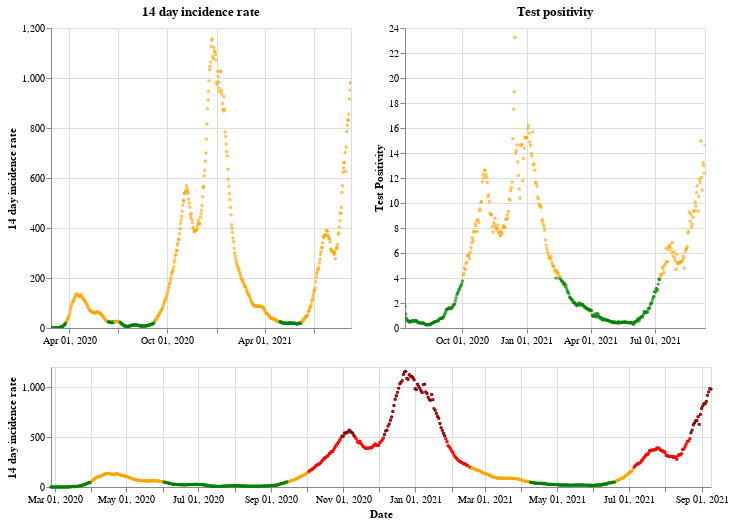

The code cell stored with this chart in its notebook:
### Markdown cell above
## Wales

### Code cell
plot_traffic_light('Wales')

### Figure 1 — Vega-Lite specification as saved in the notebook (floating-point values rounded to 4 significant figures; data arrays with more than 128 entries replaced by an {"elided": "..."} marker saying what was removed)
{"config": {"view": {"continuousWidth": 400, "continuousHeight": 300}}, "vconcat": [{"hconcat": [{"mark": {"type": "point", "size": 2}, "encoding": {"color": {"condition": {"value": "green", "test": "(datum.twoWeeklyCasesRate <= 25)"}, "value": "orange"}, "tooltip": [{"type": "nominal", "field": "areaName"}, {"type": "temporal", "field": "date"}, {"type": "quantitative", "field": "twoWeeklyCasesRate"}, {"type": "quantitative", "field": "testPositivity"}], "x": {"type": "temporal", "axis": {"title": ""}, "field": "date", "scale": {"domain": {"selection": "DateBrush"}}, "timeUnit": "yearmonthdate"}, "y": {"type": "quantitative", "axis": {"title": "14 day incidence rate"}, "field": "twoWeeklyCasesRate"}}, "title": "14 day incidence rate", "width": 300}, {"mark": {"type": "point", "size": 2}, "encoding": {"color": {"condition": {"value": "green", "test": "(datum.testPositivity <= 4)"}, "value": "orange"}, "tooltip": [{"type": "nominal", "field": "areaName"}, {"type": "temporal", "field": "date"}, {"type": "quantitative", "field": "twoWeeklyCasesRate"}, {"type": "quantitative", "field": "testPositivity"}], "x": {"type": "temporal", "axis": {"title": ""}, "field": "date", "scale": {"domain": {"selection": "DateBrush"}}, "timeUnit": "yearmonthdate"}, "y": {"type": "quantitative", "axis": {"title": "Test Positivity"}, "field": "testPositivity"}}, "title": "Test positivity", "width": 300}]}, {"layer": [{"mark": {"type": "point", "size": 2}, "encoding": {"color": {"condition": {"value": "orange", "test": "(((datum.testPositivity < 4) && (datum.twoWeeklyCasesRate >= 50)) && (datum.twoWeeklyCasesRate < 200))"}, "value": "red"}, "opacity": {"condition": {"value": 1, "test": "((datum.twoWeeklyCasesRate >= 50) && (datum.twoWeeklyCasesRate < 500))"}, "value": 0}, "tooltip": [{"type": "nominal", "field": "areaName"}, {"type": "temporal", "field": "date"}, {"type": "quantitative", "field": "twoWeeklyCasesRate"}, {"type": "quantitative", "field": "testPositivity"}], "x": {"type": "temporal", "axis": {"title": "Date"}, "field": "date", "timeUnit": "yearmonthdate"}, "y": {"type": "quantitative", "axis": {"title": "14 day incidence rate"}, "field": "twoWeeklyCasesRate"}}, "selection": {"DateBrush": {"type": "interval", "encodings": ["x"], "fields": ["Time"]}}}, {"mark": {"type": "point", "size": 2}, "encoding": {"color": {"value": "darkred"}, "opacity": {"condition": {"value": 1, "test": "(datum.twoWeeklyCasesRate >= 500)"}, "value": 0}, "tooltip": [{"type": "nominal", "field": "areaName"}, {"type": "temporal", "field": "date"}, {"type": "quantitative", "field": "twoWeeklyCasesRate"}, {"type": "quantitative", "field": "testPositivity"}], "x": {"type": "temporal", "axis": {"title": "Date"}, "field": "date", "timeUnit": "yearmonthdate"}, "y": {"type": "quantitative", "axis": {"title": "14 day incidence rate"}, "field": "twoWeeklyCasesRate"}}}, {"mark": {"type": "point", "size": 2}, "encoding": {"color": {"condition": {"value": "green", "test": "((datum.testPositivity < 4) && (datum.twoWeeklyCasesRate < 50))"}, "value": "orange"}, "opacity": {"condition": {"value": 1, "test": "(datum.twoWeeklyCasesRate < 50)"}, "value": 0}, "tooltip": [{"type": "nominal", "field": "areaName"}, {"type": "temporal", "field": "date"}, {"type": "quantitative", "field": "twoWeeklyCasesRate"}, {"type": "quantitative", "field": "testPositivity"}], "x": {"type": "temporal", "axis": {"title": "Date"}, "field": "date", "timeUnit": "yearmonthdate"}, "y": {"type": "quantitative", "axis": {"title": "14 day incidence rate"}, "field": "twoWeeklyCasesRate"}}}], "height": 120, "width": 660}], "data": {"name": "data-e8cc02b798d07ad4f1aaf114273f7fdc"}, "$schema": "https://vega.github.io/schema/vega-lite/v4.8.1.json", "datasets": {"data-e8cc02b798d07ad4f1aaf114273f7fdc": {"elided": "561 records"}}}
